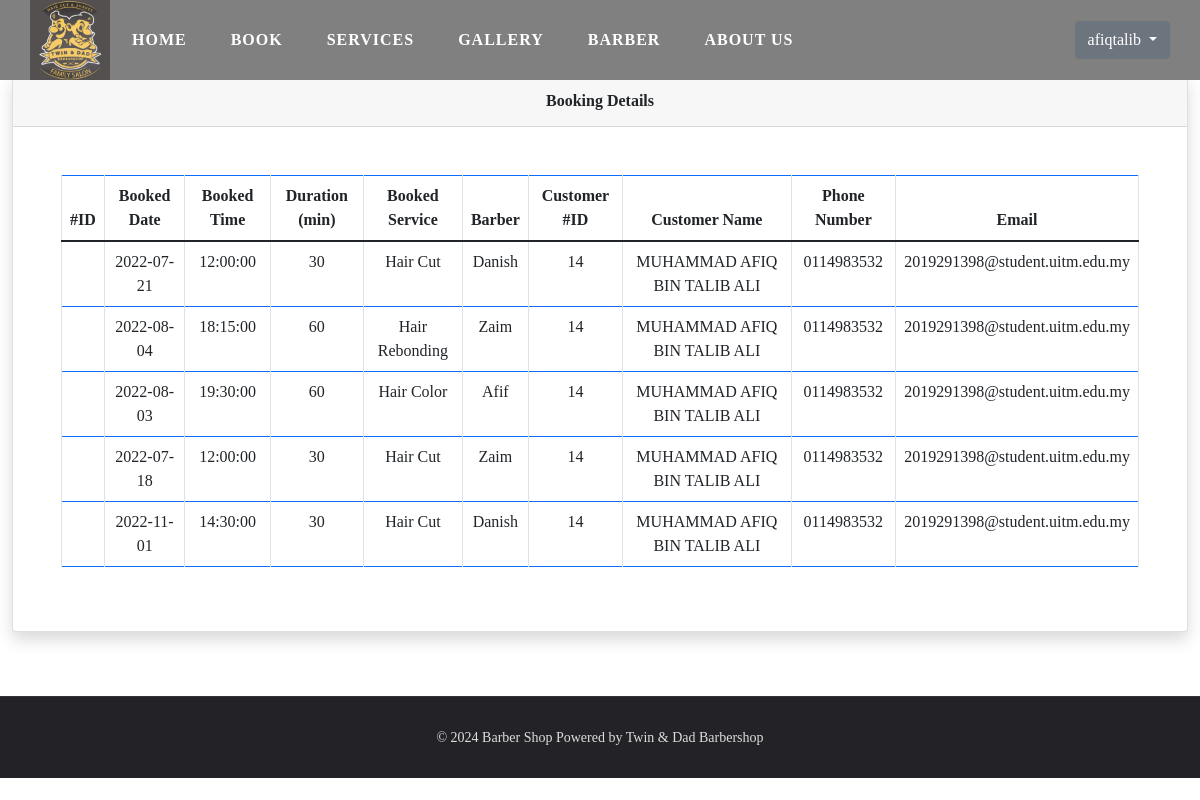
The app's page /bookdetails.php (signed in) with its own data.
### tables this page shows
CREATE TABLE `bookings` (
  `book_id` int(11) NOT NULL,
  `book_date` date DEFAULT NULL,
  `book_time` time DEFAULT NULL,
  `status` varchar(255) DEFAULT NULL,
  `barber_id` int(11) DEFAULT NULL,
  `user_id` int(11) DEFAULT NULL,
  `service_id` int(11) DEFAULT NULL,
  `slot_id` int(11) DEFAULT NULL
);

CREATE TABLE `slots` (
  `slot_id` int(11) NOT NULL,
  `time_slot` time NOT NULL,
  `date_slot` date DEFAULT NULL,
  `slot_status` varchar(255) NOT NULL,
  `barber_id` int(11) DEFAULT NULL
);

CREATE TABLE `services` (
  `service_id` int(11) NOT NULL,
  `service_name` varchar(255) NOT NULL,
  `service_desc` varchar(255) NOT NULL,
  `service_price` decimal(6,2) NOT NULL,
  `service_duration` int(5) NOT NULL,
  `service_img` varchar(100) DEFAULT NULL
);

CREATE TABLE `barbers` (
  `barber_id` int(11) NOT NULL,
  `barber_name` varchar(255) NOT NULL,
  `barber_phonenum` varchar(255) NOT NULL,
  `barber_email` varchar(255) NOT NULL,
  `barber_un` varchar(255) NOT NULL,
  `barber_password` varchar(255) NOT NULL
);

CREATE TABLE `users` (
  `user_id` int(11) NOT NULL,
  `name` varchar(255) NOT NULL,
  `email` varchar(255) NOT NULL,
  `phonenum` varchar(255) NOT NULL,
  `username` varchar(255) NOT NULL,
  `password` varchar(255) NOT NULL
);

### bookdetails.php (the view, shortened to what this page needs)
<?php
    include "connect.php";
    include "includes/header.php";
    include "includes/navbar.php";
?>
<!DOCTYPE html>
<html lang="en">
<head>
</head>
<body>
    <div class="container-fluid  h-100">
        <div class="d-sm-flex align-items-center justify-content-between mb-4 m-3">
            <h1 class="h3 mb-0 text-gray-800">My Booking</h1>
        </div>
        <div class="card shadow mb-4">
            <div class="card-header py-3 text-center">
                <h6 class="m-0 font-weight-bold text-dark">Booking Details</h6>
            </div>
            <div class="card-body p-5">
                    <table class="table table-bordered border-primary text-center">
                        <thead>
                            <tr>
                                <th scope="col">#ID</th>
                                <th scope="col">Booked Date</th>
                                <th scope="col">Booked Time </th>
                                <th scope="col">Duration (min)</th>
                                <th scope="col">Booked Service</th>
                                <th scope="col">Barber</th>
                                <th scope="col">Customer #ID</th>
                                <th scope="col">Customer Name</th>
                                <th scope="col">Phone Number</th>
                                <th scope="col">Email</th>
                            </tr>
                        </thead>
                        <tbody>
                            <?php
                                $user = $_SESSION['user_id'];
                                $sql = "SELECT s.*, b.*, br.*, u.*, sl.*
                                FROM services s
                                JOIN bookings b
                                ON s.service_id = b.service_id
                                JOIN barbers br
                                ON br.barber_id = b.barber_id
                                JOIN users u
                                ON u.user_id = b.user_id
                                JOIN slots sl
                                ON sl.slot_id = b.slot_id
                                WHERE u.user_id = '$user'
                                ";
                            $result = mysqli_query($conn, $sql);
                                while ($mybook=mysqli_fetch_array($result)){
                                    echo "<tr>";
                                        echo "<td>";
                                        echo "</td>";
                                        echo "<td>";
                                            echo $mybook['book_date'];
                                        echo "</td>";
                                        echo "<td>";
                                            echo $mybook['time_slot'];
                                        echo "</td>";
                                        echo "<td>";
                                            echo $mybook['service_duration'];
                                        echo "</td>";
                                        echo "<td>";
                                            echo $mybook['service_name'];
                                        echo "</td>";
                                        echo "<td>";
                                            echo $mybook['barber_name'];
                                        echo "</td>";
                                        echo "<td>";
                                            echo $mybook['user_id'];
                                        echo "</td>";
                                        echo "<td>";
                                            echo $mybook['name'];
                                        echo "</td>";
                                        echo "<td>";
                                            echo $mybook['phonenum'];
                                        echo "</td>";
                                        echo "<td>";
                                            echo $mybook['email'];
                                        echo "</td>";
                                    echo "</tr>";
								} ?>
                        </tbody>
                    </table>
            </div>
        </div>
    </div>
</body>
</html>
<?php
        include 'includes/footer.php';
?>

### css/main.css (style rules this page uses)
* { margin: 0; box-sizing: border-box; }

### includes/navbar.php (style rules this page uses)
* { margin: 0; font-family: verdana; }
body { height: 85vh; }

### records on screen
bookings: book_date "2022-07-21", slot.time_slot "12:00:00", service.service_duration "30", service.service_name "Hair Cut", barber.barber_name "Danish", user.user_id "14", user.name "MUHAMMAD AFIQ BIN TALIB ALI", user.phonenum "0114983532", user.email "2019291398@student.uitm.edu.my"
bookings: book_date "2022-08-04", slot.time_slot "18:15:00", service.service_duration "60", service.service_name "Hair Rebonding", barber.barber_name "Zaim", user.user_id "14", user.name "MUHAMMAD AFIQ BIN TALIB ALI", user.phonenum "0114983532", user.email "2019291398@student.uitm.edu.my"
bookings: book_date "2022-08-03", slot.time_slot "19:30:00", service.service_duration "60", service.service_name "Hair Color", barber.barber_name "Afif", user.user_id "14", user.name "MUHAMMAD AFIQ BIN TALIB ALI", user.phonenum "0114983532", user.email "2019291398@student.uitm.edu.my"
bookings: book_date "2022-07-18", slot.time_slot "12:00:00", service.service_duration "30", service.service_name "Hair Cut", barber.barber_name "Zaim", user.user_id "14", user.name "MUHAMMAD AFIQ BIN TALIB ALI", user.phonenum "0114983532", user.email "2019291398@student.uitm.edu.my"
bookings: book_date "2022-11-01", slot.time_slot "14:30:00", service.service_duration "30", service.service_name "Hair Cut", barber.barber_name "Danish", user.user_id "14", user.name "MUHAMMAD AFIQ BIN TALIB ALI", user.phonenum "0114983532", user.email "2019291398@student.uitm.edu.my"

### other values on screen
$_SESSION['username'] "afiqtalib"
